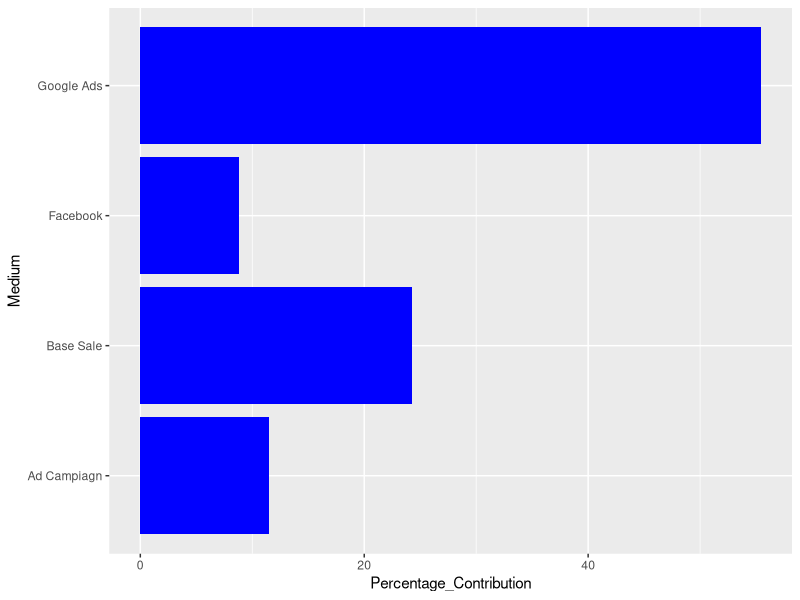

Write the R code that produced this figure.
library(ggplot2)
library(reshape2)
# Reading the dataset 
data = read.csv('advertising.csv')
# Checking for missing values
sapply(data, function(x) sum(is.na(x)))
# Checking summary statistics of each column
summary(data)
# Multiple Linear Regression
linear_model = lm( sales ~., data)
summary(linear_model)

#Contribution Charts
Base_Sale = linear_model$coefficients[1]
google_ads = linear_model$coefficients[2]*mean(data$google_ads)
facebook = linear_model$coefficients[2]*mean(data$facebook)
ad_campaign = linear_model$coefficients[2]*mean(data$ad_campaign)

df_cc = data.frame(Medium = c("Base Sale","Google Ads","Facebook","Ad Campiagn"),Contribution = c(Base_Sale,google_ads,facebook,ad_campaign))
df_cc$Percentage_Contribution = round(df_cc$Contribution*100/sum(df_cc$Contribution),2)

ggplot(df_cc,aes(y=Percentage_Contribution,x=Medium))+geom_bar(stat='identity',fill = 'blue')+coord_flip()

# Price Elasticity
df_cc$Elasticity = df_cc$Contribution/mean(data$sales)
df_cc2 = df_cc
df_cc2 = df_cc2[df_cc2$Medium != 'Base Sale',c("Medium","Elasticity")]
print(df_cc2)
